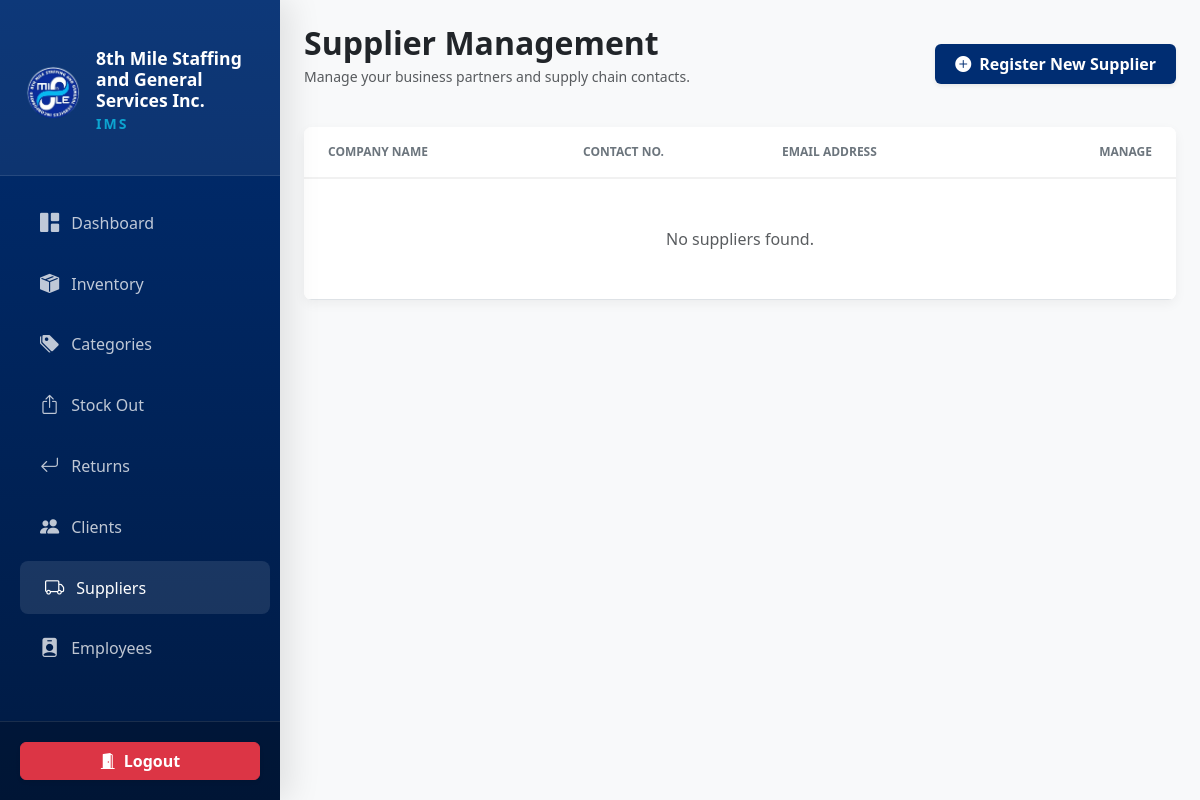
The app's page /suppliers.php (signed in), older data.
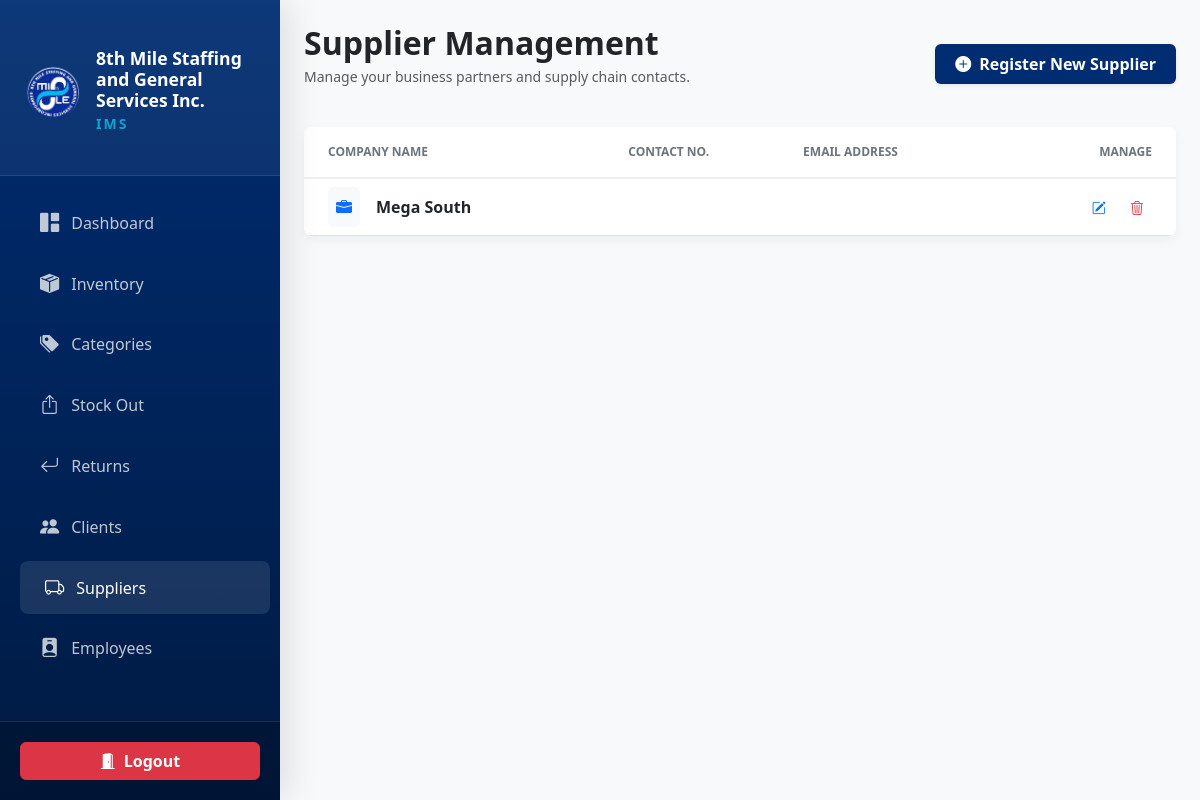
The same page, newer data.
### tables this page shows
CREATE TABLE `suppliers` (
  `supplier_id` int(11) NOT NULL,
  `name` varchar(255) NOT NULL,
  `contact` varchar(50) DEFAULT NULL,
  `email` varchar(255) DEFAULT NULL
);

### suppliers.php (the view, shortened to what this page needs)
<?php
include('config.php');
$query = "SELECT * FROM suppliers ORDER BY name ASC";
$result = mysqli_query($conn, $query);
?>
<!DOCTYPE html>
<html lang="en">
<head>
    <link href="https://cdn.jsdelivr.net/npm/bootstrap@5.3.0/dist/css/bootstrap.min.css" rel="stylesheet">
    <link rel="stylesheet" href="https://cdn.jsdelivr.net/npm/bootstrap-icons@1.11.0/font/bootstrap-icons.css">
</head>
<body>
    <?php include('sidebar.php'); ?>
    <main id="main-content" class="p-3 p-md-4">
        <div class="container-fluid p-0">
            <div class="d-flex flex-wrap justify-content-between align-items-center mb-4 animate-fade-up">
                <div>
                    <h2 class="fw-bold text-dark mb-1">Supplier Management</h2>
                    <p class="text-muted small">Manage your business partners and supply chain contacts.</p>
                </div>
                <button class="btn btn-8th shadow-sm d-flex align-items-center" data-bs-toggle="modal" data-bs-target="#addSupplierModal">
                    <i class="bi bi-plus-circle-fill me-2"></i> Register New Supplier
                </button>
            </div>
            <div class="card table-card animate-fade-up">
                <div class="table-responsive">
                    <table class="table table-hover align-middle mb-0">
                        <thead style="background-color: #fcfcfc; border-bottom: 2px solid #f1f1f1;">
                            <tr>
                                <th class="ps-4 py-3 text-uppercase small fw-bold text-secondary" style="font-size: 0.75rem;">Company Name</th>
                                <th class="py-3 text-uppercase small fw-bold text-secondary" style="font-size: 0.75rem;">Contact No.</th>
                                <th class="py-3 text-uppercase small fw-bold text-secondary" style="font-size: 0.75rem;">Email Address</th>
                                <th class="text-end pe-4 py-3 text-uppercase small fw-bold text-secondary" style="font-size: 0.75rem;">Manage</th>
                            </tr>
                        </thead>
                        <tbody>
                            <?php
                            if(mysqli_num_rows($result) > 0) {
                                while($row = mysqli_fetch_assoc($result)) {
                            ?>
                                <tr>
                                    <td class="ps-4">
                                        <div class="d-flex align-items-center">
                                            <div class="p-2 rounded bg-light me-3 text-primary">
                                                <i class="bi bi-briefcase-fill"></i>
                                            </div>
                                            <span class="fw-bold text-dark"><?php echo htmlspecialchars($row['name']); ?></span>
                                        </div>
                                    </td>
                                    <td class="text-muted"><?php echo htmlspecialchars($row['contact']); ?></td>
                                    <td class="text-muted"><?php echo htmlspecialchars($row['email']); ?></td>
                                    <td class="text-end pe-4">
                                        <button class="btn btn-sm btn-outline-primary border-0 rounded-2 me-1 edit-btn"
                                                title="Edit"
                                                data-bs-toggle="modal"
                                                data-bs-target="#editSupplierModal"
                                                data-id="<?php echo $row['supplier_id']; ?>"
                                                data-name="<?php echo htmlspecialchars($row['name']); ?>"
                                                data-contact="<?php echo htmlspecialchars($row['contact']); ?>"
                                                data-email="<?php echo htmlspecialchars($row['email']); ?>">
                                            <i class="bi bi-pencil-square"></i>
                                        </button>
                                        <a href="delete_supplier.php?id=<?php echo $row['supplier_id']; ?>"
                                           class="btn btn-sm btn-outline-danger border-0 rounded-2"
                                           onclick="return confirm('Are you sure you want to delete this supplier?')">
                                            <i class="bi bi-trash3"></i>
                                        </a>
                                    </td>
                                </tr>
                            <?php
                                }
                            } else {
                                echo "<tr><td colspan='4' class='text-center py-5 text-muted'>No suppliers found.</td></tr>";
                            }
                            ?>
                        </tbody>
                    </table>
                </div>
            </div>
        </div>
    </main>
</body>
</html>

Row changes from the older to the newer data that the page shows:
added suppliers: name "Mega South"
Text that changed along with them:
text no longer shown: "No suppliers found."
